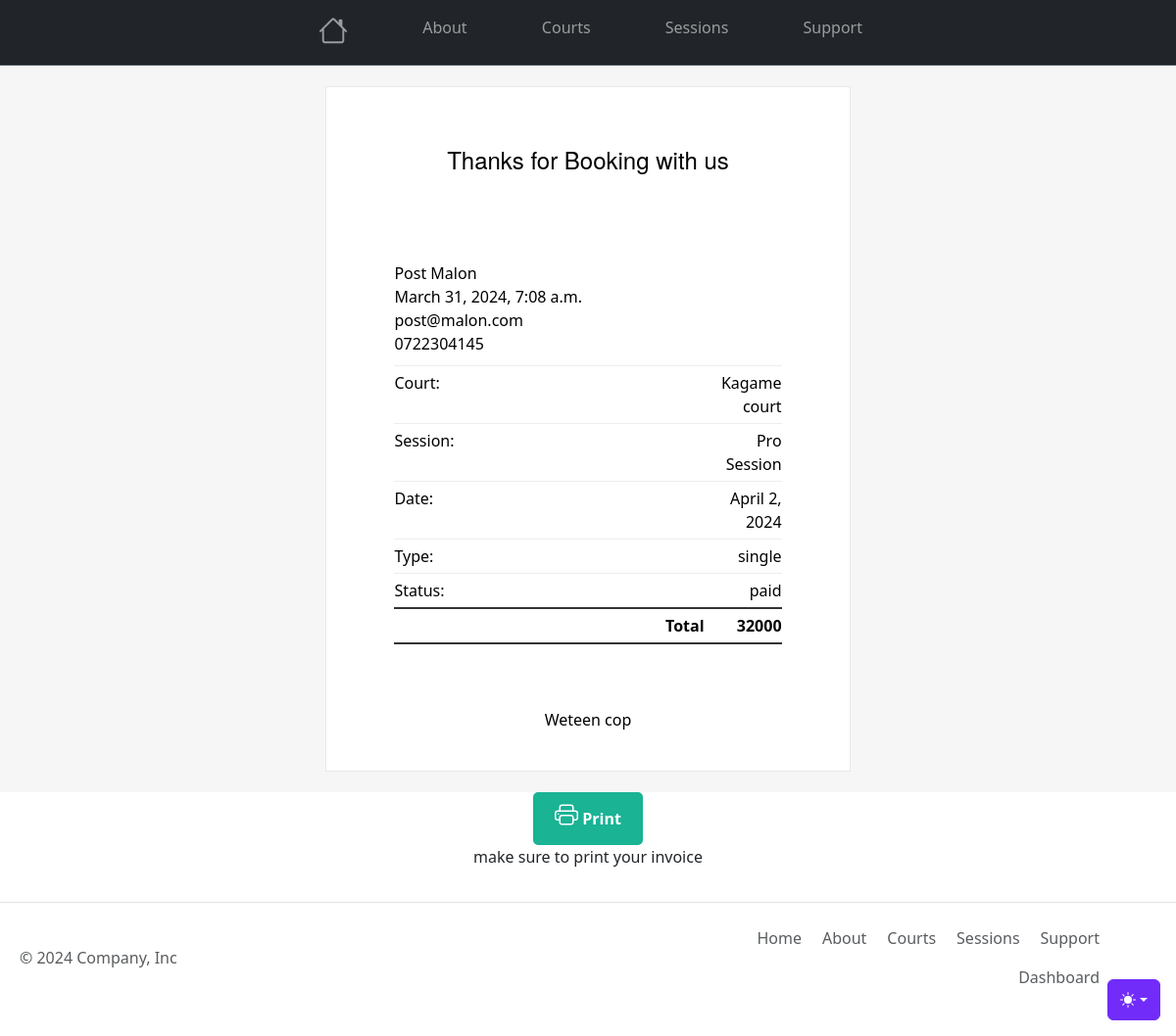
Page /payment-success/8/ on the committed database.
### App/models.py (models this page shows, shortened)
class Booking(models.Model):
    date = models.DateField()
    session_id = models.ForeignKey(Sessions, on_delete=models.CASCADE)
    court_id = models.ForeignKey(Court, on_delete=models.CASCADE)
    type = models.CharField(max_length=50, choices=BOOK_TYPE)
    name = models.CharField(max_length=50)
    email = models.EmailField(null=True, blank=True)
    phone = models.CharField(max_length=10, validators=[RegexValidator(PHONE_REGEX, 'Phone number must start with 07 and have 8 digits')])
    status = models.CharField(max_length=10, choices=STATUS, default='pendig')
    created_at = models.DateTimeField(auto_now_add=True)
    updated_at = models.DateTimeField(auto_now=True)
    class Meta:
        ordering = ['-date']

class Court(models.Model):
    name = models.CharField(max_length=50, unique=True)
    court_type = models.CharField(max_length=20, choices=COURT_TYPES)
    court_location = models.CharField(max_length=20, choices=COURT_LOCATION)
    has_lighting = models.BooleanField(default=False)
    is_available = models.BooleanField(default=True)
    pre_image = models.ImageField(upload_to='img/upload', null=False)
    description = models.TextField(null=True);
    created_at = models.DateTimeField(auto_now_add=True)
    updated_at = models.DateTimeField(auto_now=True)
    class Meta:
        ordering = ['-created_at']

class Sessions(models.Model):
    name = models.CharField(max_length=50, unique=True)
    startTime = models.TimeField()
    endTime = models.TimeField()
    price = models.PositiveIntegerField()
    isTainer = models.BooleanField(default=False)
    created_at = models.DateTimeField(auto_now_add=True)
    updated_at = models.DateTimeField(auto_now=True)
    class Meta:
        ordering = ['-created_at']

### App/views.py (the view, shortened to what this page needs)
# urls.py: path('payment-success/<int:pk>/', views.paymentSuccessful, name = "payment-successful"),
def paymentSuccessful(request, pk):
   booking = Booking.objects.get(id=pk)
   context = {'booking': booking}
   return render(request, 'payment-successful.html', context)

### App/templates/App/payment-successful.html (shortened to what this page needs)
{% extends 'includes/main.html' %}
{% load static%}
{% block content %}
<table class="body-wrap" id="printableTable">
    <tbody>
        <tr>
            <td></td>
            <td class="container" width="600">
                <div class="content">
                    <table class="main" width="100%" cellpadding="0" cellspacing="0">
                        <tbody>
                            <tr>
                                <td class="content-wrap aligncenter">
                                    <table width="100%" cellpadding="0" cellspacing="0">
                                        <tbody>
                                            <tr>
                                                <td class="content-block">
                                                    <h2>Thanks for Booking with us</h2>
                                                </td>
                                            </tr>
                                            <tr>
                                                <td class="content-block">
                                                    <table class="invoice">
                                                        <tbody>
                                                            <tr>
                                                                <td><br>{{booking.name}}<br>{{booking.created_at |date:"F j, Y, g:i a"}} <br>{{booking.email}}<br>{{booking.phone}}</td>
                                                            </tr>
                                                            <tr>
                                                                <td>
                                                                    <table class="invoice-items" cellpadding="0"
                                                                        cellspacing="0">
                                                                        <tbody>
                                                                            <tr>
                                                                                <td>Court:</td>
                                                                                <td class="alignright">{{booking.court_id.name}}</td>
                                                                            </tr>
                                                                            <tr>
                                                                                <td>Session:</td>
                                                                                <td class="alignright">{{booking.session_id.name}}</td>
                                                                            </tr>
                                                                            <tr>
                                                                                <td>Date:</td>
                                                                                <td class="alignright">{{booking.date}}</td>
                                                                            </tr>
                                                                            <tr>
                                                                                <td>Type:</td>
                                                                                <td class="alignright">{{booking.type}}</td>
                                                                            </tr>
                                                                            <tr>
                                                                                <td>Status:</td>
                                                                                <td class="alignright">{{booking.status}}</td>
                                                                            </tr>
                                                                            <tr class="total">
                                                                                <td class="alignright" width="80%">Total
                                                                                </td>
                                                                                <td class="alignright">{{booking.session_id.price}}</td>
                                                                            </tr>
                                                                        </tbody>
                                                                    </table>
                                                                </td>
                                                            </tr>
                                                        </tbody>
                                                    </table>
                                                </td>
                                            </tr>
                                            <tr>
                                                <td class="content-block">
                                                    Weteen cop
                                                </td>
                                            </tr>
                                        </tbody>
                                    </table>
                                </td>
                            </tr>
                        </tbody>
                    </table>
                </div>
            </td>
            <td></td>
        </tr>
    </tbody>
</table>
<center><button onclick="printTable()" class="btn btn-primary"> Print</button></center>
<center><p>make sure to print your invoice</p></center>
<br>
{% endblock %}

### static/css/product.css (style rules this page uses)
.container { max-width: 1550px; }

### App/templates/App/payment-successful.html (style rules this page uses)
table td { vertical-align: top; }
.body-wrap { background-color: #f6f6f6; width: 100%; color: #000; }
.container { display: block !important; max-width: 600px !important; margin: 0 auto !important; clear: both !important; }
.content { max-width: 600px; margin: 0 auto; display: block; padding: 20px; }
.main { background: #fff; border: 1px solid #e9e9e9; border-radius: 3px; }
.content-wrap { padding: 20px; }
.content-block { padding: 0 0 20px; }
h1, h2, h3 { font-family: "Helvetica Neue", Helvetica, Arial, "Lucida Grande", sans-serif; color: #000; margin: 40px 0 0; line-height: 1.2; font-weight: 400; }
h2 { font-size: 24px; }
p, ul, ol { margin-bottom: 10px; font-weight: normal; }
.btn-primary { text-decoration: none; color: #FFF; background-color: #1ab394; border: solid #1ab394; border-width: 5px 10px; line-height: 2; font-weight: bold; text-align: center; cursor: pointer; display: inline-block; border-radius: 5px; text-transform: capitalize; }
.aligncenter { text-align: center; }
.alignright { text-align: right; }
.invoice { margin: 40px auto; text-align: left; width: 80%; }
.invoice td { padding: 5px 0; }
.invoice .invoice-items { width: 100%; }
.invoice .invoice-items td { border-top: #eee 1px solid; }
.invoice .invoice-items .total td { border-top: 2px solid #333; border-bottom: 2px solid #333; font-weight: 700; }

### rows in the picture
Booking: name "Post Malon", created_at "March 31, 2024, 7:08 a.m.", email "post@malon.com", phone "0722304145", court_id.name "Kagame court", session_id.name "Pro Session", date "April 2, 2024", type "single", status "paid", session_id.price "32000"
